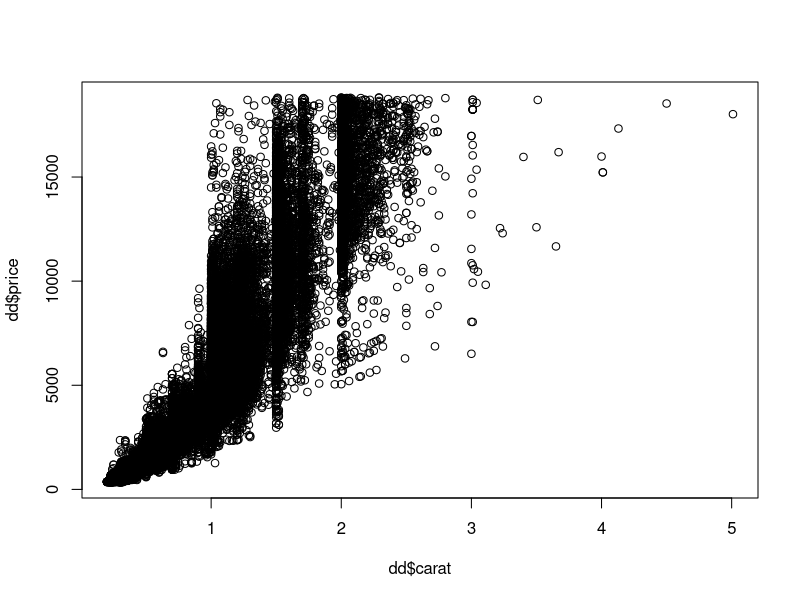

Recreate this plot in R.
library('tidyverse')
library('ggplot2')
data('diamonds')
dd <- diamonds
plot(dd$carat,dd$price)

?seq()
vector <- seq(1,20,2)
